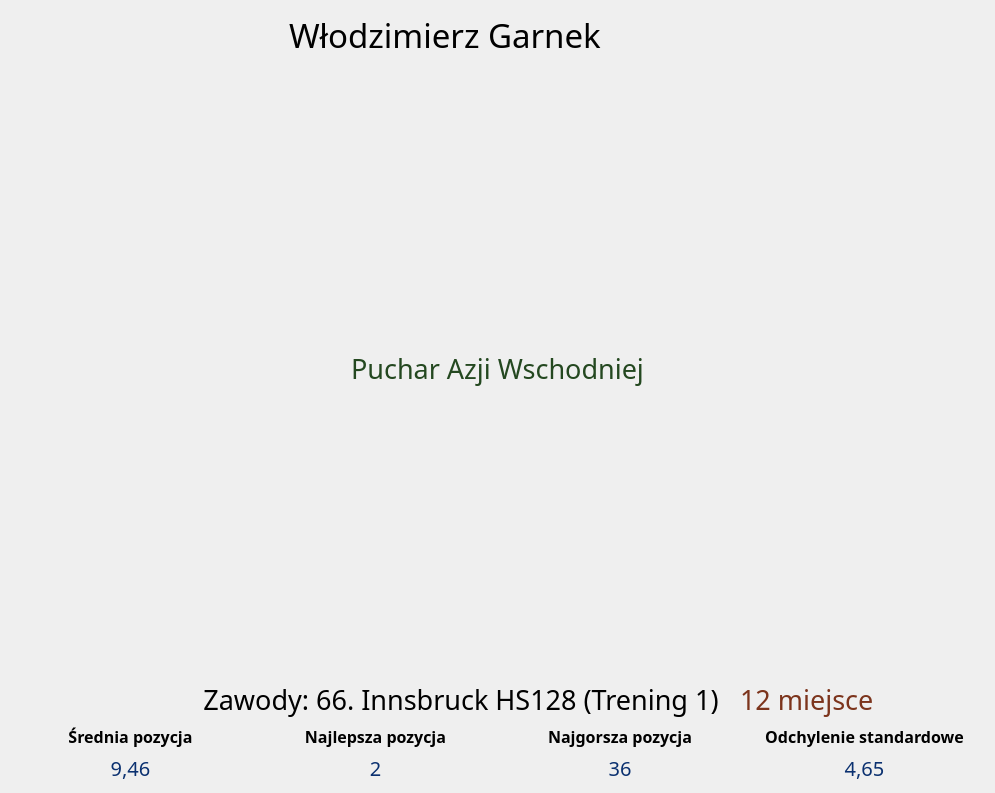
<?xml version="1.0" encoding="UTF-8"?>
<ui version="4.0">
 <class>ApperanceInClassificationWindow</class>
 <widget class="QDialog" name="ApperanceInClassificationWindow">
  <property name="geometry">
   <rect>
    <x>0</x>
    <y>0</y>
    <width>995</width>
    <height>793</height>
   </rect>
  </property>
  <property name="windowTitle">
   <string>Dialog</string>
  </property>
  <layout class="QVBoxLayout" name="verticalLayout_7">
   <item>
    <layout class="QVBoxLayout" name="verticalLayout_2" stretch="0,0,1,0">
     <item>
      <layout class="QVBoxLayout" name="verticalLayout">
       <item>
        <layout class="QHBoxLayout" name="horizontalLayout">
         <item>
          <spacer name="horizontalSpacer">
           <property name="orientation">
            <enum>Qt::Horizontal</enum>
           </property>
           <property name="sizeHint" stdset="0">
            <size>
             <width>40</width>
             <height>20</height>
            </size>
           </property>
          </spacer>
         </item>
         <item>
          <widget class="QLabel" name="label_jumperNameAndSurname">
           <property name="font">
            <font>
             <family>Quicksand Light</family>
             <pointsize>25</pointsize>
            </font>
           </property>
           <property name="text">
            <string>Włodzimierz Garnek</string>
           </property>
          </widget>
         </item>
         <item>
          <spacer name="horizontalSpacer_3">
           <property name="orientation">
            <enum>Qt::Horizontal</enum>
           </property>
           <property name="sizeType">
            <enum>QSizePolicy::Maximum</enum>
           </property>
           <property name="sizeHint" stdset="0">
            <size>
             <width>30</width>
             <height>20</height>
            </size>
           </property>
          </spacer>
         </item>
         <item>
          <widget class="QLabel" name="label_flag">
           <property name="minimumSize">
            <size>
             <width>70</width>
             <height>47</height>
            </size>
           </property>
           <property name="maximumSize">
            <size>
             <width>47</width>
             <height>16777215</height>
            </size>
           </property>
           <property name="font">
            <font>
             <pointsize>15</pointsize>
            </font>
           </property>
           <property name="text">
            <string>&lt;FLAG&gt;</string>
           </property>
          </widget>
         </item>
         <item>
          <spacer name="horizontalSpacer_2">
           <property name="orientation">
            <enum>Qt::Horizontal</enum>
           </property>
           <property name="sizeHint" stdset="0">
            <size>
             <width>40</width>
             <height>20</height>
            </size>
           </property>
          </spacer>
         </item>
        </layout>
       </item>
       <item>
        <widget class="QLabel" name="label_classification">
         <property name="sizePolicy">
          <sizepolicy hsizetype="Expanding" vsizetype="Expanding">
           <horstretch>0</horstretch>
           <verstretch>0</verstretch>
          </sizepolicy>
         </property>
         <property name="font">
          <font>
           <family>Quicksand Medium</family>
           <pointsize>20</pointsize>
          </font>
         </property>
         <property name="styleSheet">
          <string notr="true">color: rgb(36, 72, 32);</string>
         </property>
         <property name="text">
          <string>Puchar Azji Wschodniej</string>
         </property>
         <property name="alignment">
          <set>Qt::AlignCenter</set>
         </property>
        </widget>
       </item>
      </layout>
     </item>
     <item>
      <layout class="QHBoxLayout" name="horizontalLayout_3">
       <item>
        <spacer name="horizontalSpacer_7">
         <property name="orientation">
          <enum>Qt::Horizontal</enum>
         </property>
         <property name="sizeHint" stdset="0">
          <size>
           <width>40</width>
           <height>20</height>
          </size>
         </property>
        </spacer>
       </item>
       <item>
        <widget class="QLabel" name="label_hillFlag">
         <property name="minimumSize">
          <size>
           <width>60</width>
           <height>40</height>
          </size>
         </property>
         <property name="maximumSize">
          <size>
           <width>60</width>
           <height>40</height>
          </size>
         </property>
         <property name="text">
          <string>&lt;FLAG&gt;</string>
         </property>
        </widget>
       </item>
       <item>
        <spacer name="horizontalSpacer_9">
         <property name="orientation">
          <enum>Qt::Horizontal</enum>
         </property>
         <property name="sizeType">
          <enum>QSizePolicy::Maximum</enum>
         </property>
         <property name="sizeHint" stdset="0">
          <size>
           <width>15</width>
           <height>20</height>
          </size>
         </property>
        </spacer>
       </item>
       <item>
        <widget class="QLabel" name="label_chartCompetition">
         <property name="font">
          <font>
           <family>Quicksand Medium</family>
           <pointsize>20</pointsize>
           <bold>false</bold>
          </font>
         </property>
         <property name="text">
          <string>Zawody: 66. Innsbruck HS128 (Trening 1)</string>
         </property>
         <property name="alignment">
          <set>Qt::AlignCenter</set>
         </property>
        </widget>
       </item>
       <item>
        <spacer name="horizontalSpacer_10">
         <property name="orientation">
          <enum>Qt::Horizontal</enum>
         </property>
         <property name="sizeType">
          <enum>QSizePolicy::Maximum</enum>
         </property>
         <property name="sizeHint" stdset="0">
          <size>
           <width>15</width>
           <height>20</height>
          </size>
         </property>
        </spacer>
       </item>
       <item>
        <widget class="QLabel" name="label_chartStat">
         <property name="font">
          <font>
           <family>Quicksand</family>
           <pointsize>20</pointsize>
          </font>
         </property>
         <property name="styleSheet">
          <string notr="true">color: rgb(124, 52, 28);</string>
         </property>
         <property name="text">
          <string>12 miejsce</string>
         </property>
        </widget>
       </item>
       <item>
        <spacer name="horizontalSpacer_8">
         <property name="orientation">
          <enum>Qt::Horizontal</enum>
         </property>
         <property name="sizeHint" stdset="0">
          <size>
           <width>40</width>
           <height>20</height>
          </size>
         </property>
        </spacer>
       </item>
      </layout>
     </item>
     <item>
      <layout class="QVBoxLayout" name="verticalLayout_chart"/>
     </item>
     <item>
      <layout class="QHBoxLayout" name="horizontalLayout_2">
       <item>
        <layout class="QVBoxLayout" name="verticalLayout_3">
         <item>
          <widget class="QLabel" name="label_3">
           <property name="sizePolicy">
            <sizepolicy hsizetype="Preferred" vsizetype="Maximum">
             <horstretch>0</horstretch>
             <verstretch>0</verstretch>
            </sizepolicy>
           </property>
           <property name="font">
            <font>
             <family>Quicksand SemiBold</family>
             <pointsize>12</pointsize>
             <bold>true</bold>
            </font>
           </property>
           <property name="text">
            <string>Średnia pozycja</string>
           </property>
           <property name="alignment">
            <set>Qt::AlignHCenter|Qt::AlignTop</set>
           </property>
           <property name="wordWrap">
            <bool>false</bool>
           </property>
          </widget>
         </item>
         <item>
          <widget class="QLabel" name="label_averagePos">
           <property name="font">
            <font>
             <family>Quicksand</family>
             <pointsize>15</pointsize>
            </font>
           </property>
           <property name="styleSheet">
            <string notr="true">color: rgb(11, 49, 112)</string>
           </property>
           <property name="text">
            <string>9,46</string>
           </property>
           <property name="alignment">
            <set>Qt::AlignCenter</set>
           </property>
          </widget>
         </item>
        </layout>
       </item>
       <item>
        <layout class="QVBoxLayout" name="verticalLayout_4">
         <item>
          <widget class="QLabel" name="label_5">
           <property name="sizePolicy">
            <sizepolicy hsizetype="Preferred" vsizetype="Maximum">
             <horstretch>0</horstretch>
             <verstretch>0</verstretch>
            </sizepolicy>
           </property>
           <property name="font">
            <font>
             <family>Quicksand SemiBold</family>
             <pointsize>12</pointsize>
             <bold>true</bold>
            </font>
           </property>
           <property name="text">
            <string>Najlepsza pozycja</string>
           </property>
           <property name="alignment">
            <set>Qt::AlignHCenter|Qt::AlignTop</set>
           </property>
           <property name="wordWrap">
            <bool>false</bool>
           </property>
          </widget>
         </item>
         <item>
          <widget class="QLabel" name="label_bestPos">
           <property name="font">
            <font>
             <family>Quicksand</family>
             <pointsize>15</pointsize>
            </font>
           </property>
           <property name="styleSheet">
            <string notr="true">color: rgb(11, 49, 112)</string>
           </property>
           <property name="text">
            <string>2</string>
           </property>
           <property name="alignment">
            <set>Qt::AlignCenter</set>
           </property>
          </widget>
         </item>
        </layout>
       </item>
       <item>
        <layout class="QVBoxLayout" name="verticalLayout_5">
         <item>
          <widget class="QLabel" name="label_7">
           <property name="sizePolicy">
            <sizepolicy hsizetype="Preferred" vsizetype="Maximum">
             <horstretch>0</horstretch>
             <verstretch>0</verstretch>
            </sizepolicy>
           </property>
           <property name="font">
            <font>
             <family>Quicksand SemiBold</family>
             <pointsize>12</pointsize>
             <bold>true</bold>
            </font>
           </property>
           <property name="text">
            <string>Najgorsza pozycja</string>
           </property>
           <property name="alignment">
            <set>Qt::AlignHCenter|Qt::AlignTop</set>
           </property>
           <property name="wordWrap">
            <bool>false</bool>
           </property>
          </widget>
         </item>
         <item>
          <widget class="QLabel" name="label_worstPos">
           <property name="font">
            <font>
             <family>Quicksand</family>
             <pointsize>15</pointsize>
            </font>
           </property>
           <property name="styleSheet">
            <string notr="true">color: rgb(11, 49, 112)</string>
           </property>
           <property name="text">
            <string>36</string>
           </property>
           <property name="alignment">
            <set>Qt::AlignCenter</set>
           </property>
          </widget>
         </item>
        </layout>
       </item>
       <item>
        <layout class="QVBoxLayout" name="verticalLayout_6">
         <item>
          <widget class="QLabel" name="label_9">
           <property name="sizePolicy">
            <sizepolicy hsizetype="Preferred" vsizetype="Maximum">
             <horstretch>0</horstretch>
             <verstretch>0</verstretch>
            </sizepolicy>
           </property>
           <property name="font">
            <font>
             <family>Quicksand SemiBold</family>
             <pointsize>12</pointsize>
             <bold>true</bold>
            </font>
           </property>
           <property name="text">
            <string>Odchylenie standardowe</string>
           </property>
           <property name="alignment">
            <set>Qt::AlignHCenter|Qt::AlignTop</set>
           </property>
           <property name="wordWrap">
            <bool>false</bool>
           </property>
          </widget>
         </item>
         <item>
          <widget class="QLabel" name="label_standardDeviation">
           <property name="font">
            <font>
             <family>Quicksand</family>
             <pointsize>15</pointsize>
            </font>
           </property>
           <property name="styleSheet">
            <string notr="true">color: rgb(11, 49, 112)</string>
           </property>
           <property name="text">
            <string>4,65</string>
           </property>
           <property name="alignment">
            <set>Qt::AlignCenter</set>
           </property>
          </widget>
         </item>
        </layout>
       </item>
      </layout>
     </item>
    </layout>
   </item>
  </layout>
 </widget>
 <resources/>
 <connections/>
</ui>
